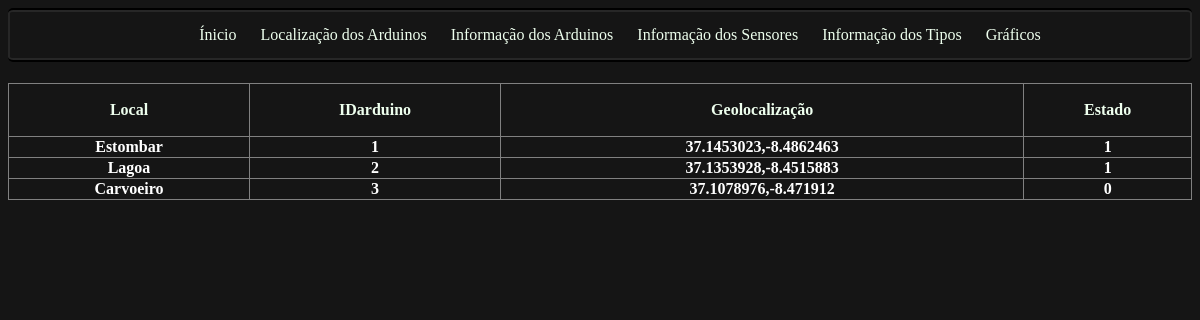
Page /listArduino.php on the committed database.
### tables this page shows
CREATE TABLE `arduino` (
  `id` int(11) NOT NULL,
  `descrip` varchar(30) NOT NULL,
  `geo` varchar(30) NOT NULL,
  `activo` tinyint(1) NOT NULL
);

### dadosArduino.php (called while the page is built, shortened)
<?php
class dadosArduino {
    private $ID;
    private $georeference;
    private $status;
	private $descrip;
	function setData($ID, $georeference, $status, $descrip)
	{
		$this->ID=$ID;
		$this->georeference=$georeference;
		$this->status=$status;
		$this->descrip=$descrip;
	}
    function getID()
    {
        return $this->ID;
    }
    function getGeoreference()
    {
        return $this->georeference;
    }
    function getStatus()
    {
        return $this->status;
    }
	function getDescrip()
	{
		return $this->descrip;
	}
}
?>

### listArduino.php (the view, shortened to what this page needs)
<!DOCTYPE html>
<html>
    <head>
    </head>
    <body>
		<link rel="stylesheet" href="css/form.css">
		<nav>
		<ul>
			<li><a href="index.php"><span> Ínicio</span></a></li>
			<li><a href="formMapDriver.php"><span>Localização dos Arduinos</span></a></li>
			<li><a href="listArduino.php"><span>Informação dos Arduinos</span></a></li>
			<li><a href="listSensor.php"><span>Informação dos Sensores</span></a></li>
			<li><a href="listTipo.php"><span>Informação dos Tipos</span></a></li>
			<li><a href="formChartDriver.php"><span>Gráficos</span></a></li>
		</ul>
		</nav>
		<div class="listData">
		<?php
			require_once 'SortData.php';
            require_once 'dadosArduino.php';
			$sort=new SortData();
			$p1= new dadosArduino();
			$link=$sort->bdServer();
            if (!$link) {
                printf($messErr_connectionDatabaseFailed);
                printf("<br />");
            }
            else {
                $queryArduino = "SELECT id, descrip, geo, activo FROM Arduino";
				echo "<h4><table>";
				echo "<tr>";
					echo "<th>Local</th>";
					echo "<th>IDarduino</th>";
					echo "<th>Geolocalização</th>";
					echo "<th>Estado</th>";
				echo "</tr>";
                $results = $link->query($queryArduino);
                if ($results->num_rows > 0)
                {
                    while($row = $results->fetch_assoc())
                    {
						$p1->setData($row["id"], $row["geo"], $row["activo"], $row["descrip"]);
						echo '<h4><tr><td>
							<a href="mapDriver.php?IdArduino='.$p1->getID().'">'.$p1->getDescrip().'</a>
							</td><td><a href="mapDriver.php?IdArduino='.$p1->getID().'">'.$p1->getID().'</a>
							</td><td><a href="mapDriver.php?IdArduino='.$p1->getID().'">'.$p1->getGeoreference().'</a>
							</td><td><a href="mapDriver.php?IdArduino='.$p1->getID().'">'.$p1->getStatus().'</a> </td></tr></h4>';
                    }
                }
				else
                {
                    echo "0 results arduino";
                }
				echo "</table></h4>";
			}
		?>
		</div>
	</body>
</html>

### css/form.css (style rules this page uses)
body { background-color: #151515; }
table { width: 100%; border-collapse: collapse; }
th { height: 50px; }
table , th, td { border: 1px solid grey; }
.listData { text-align:center; }
a:link { text-decoration: none; color: #fff; }
nav { position: relative; border:1px solid; border-radius:5px; box-shadow: inset 0 0 0 2px #272727; display: inline-block; border-width:2px 0; list-style: none; margin:auto; padding:3; text-align:center; width: 100%; }
nav li { display:inline; }
nav a { display:inlike-block; padding:10px; }
ul span { color: #efe }
ul a:link { text-decoration:none; }
.formboard h3, h4 { color: #efe; }

### rows in the picture
arduino: descrip "Estombar", id "1", geo "37.1453023,-8.4862463", activo "1"
arduino: descrip "Lagoa", id "2", geo "37.1353928,-8.4515883", activo "1"
arduino: descrip "Carvoeiro", id "3", geo "37.1078976,-8.471912", activo "0"
